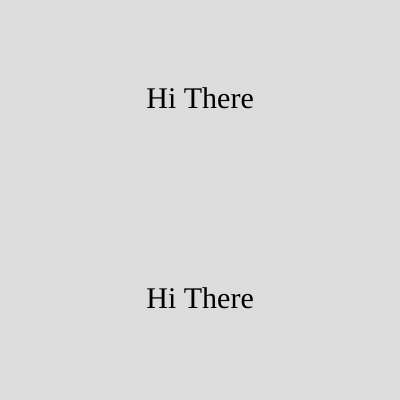
Frame 1 (no input)
Frame 2 (the mouse pressed at the canvas centre, redrawn once): identical to frame 1, image omitted

The p5.js sketch that drew this single still picture (run headless with seeded random() and noise() and a simulated clock; the mouse was pressed at the canvas centre and the sketch redrawn once):

// p5.js sketch
// ── sketch.js
function setup() {
  createCanvas(400, 400);
  textSize(30);
  textAlign(CENTER, CENTER);
  noLoop();
}

function draw() {
  background(220);

  textFont("DotGothic16");
  text("Hi There", 200, 100);

  // extra quotes
  textFont("Press Start 2P");
  text("Hi There", 200, 300);
}
